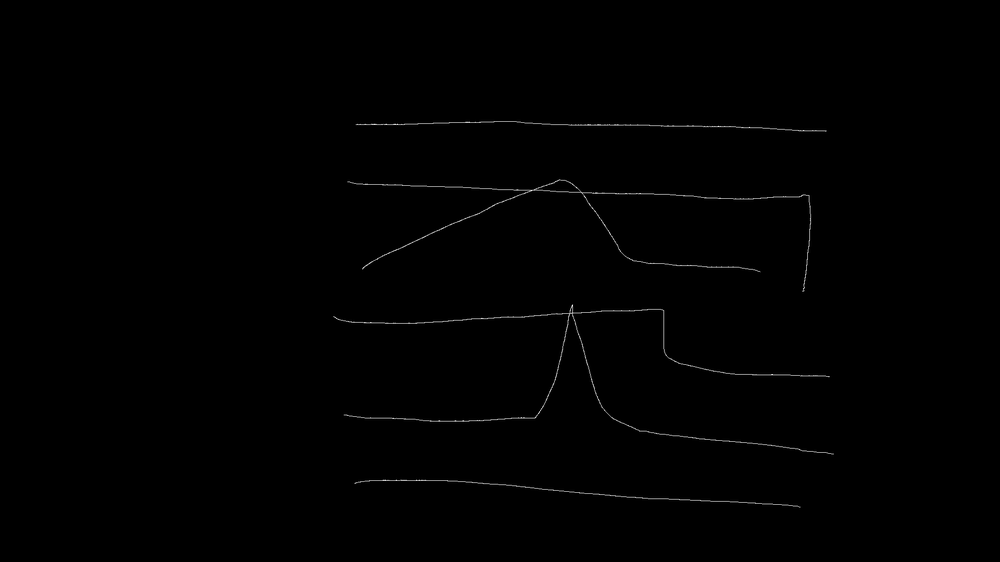
%> input picture Jay_TPS/TPS_課程二/TPS_bounding_box/6297005097746432.tif, 1000 x 562 px, shrunk from 1920 x 1080 before the run
$ octave imreadpic.m   (GNU Octave 9; MATLAB toolbox functions it lacks are replaced by stand-ins)
%> lines starting %> are read from the running program, lines starting %| are printed output that depends on the picture; in (x1, y1, x2, y2) boxes, pixels count from 0 and x2, y2 are one past the last pixel; in counts of white or black regions, pixels touching at a corner belong together; the program's own positions count from 1
clear all;
close all;
clc;
Bounding_box=500;
tif_pic = dir('6297005097746432.tif');
pic=imread(tif_pic(1).name);
%> pic is the input picture: size 562x1000 uint8; min 0, max 248, mean 0.9
pic=double(pic);
%> pic: size 562x1000 double
pic=pic>0;
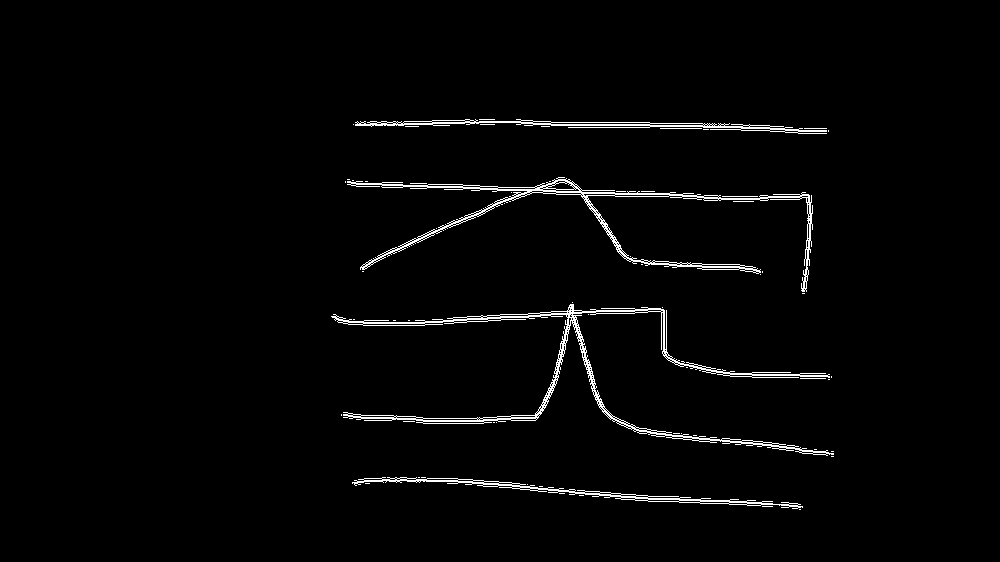
%> pic: size 562x1000 logical; 2.1% white in thin lines or dots, all inside (x1, y1, x2, y2) = (331, 119, 834, 510)
[x,y]=find(pic);
%> x = 11544 values from 120 to 510; y = 11544 values from 332 to 834
xminimum=min(x);            %x取最小座標
%> xminimum = 120
yminimum=min(y);            %y取最小座標
%> yminimum = 332
xmaximum=max(x);            %x取最大座標
%> xmaximum = 510
ymaximum=max(y);            %y取最大座標
%> ymaximum = 834
x=x-xminimum+1;               %所有座標減去最小值,讓圖片可貼在(1,1)上
y=y-yminimum+1;               %所有座標減去最小值,讓圖片可貼在(1,1)上
x_magnification=(Bounding_box-1)/(xmaximum-xminimum); %看ｘ要放大多少倍 -2是為了怕ceil往上加一
%> x_magnification = 1.28
y_magnification=(Bounding_box-1)/(ymaximum-yminimum); %看ｙ要放大多少倍
%> y_magnification = 0.994
x_magnify=ceil(x*x_magnification);    %放大ｘ   用ceil是怕floor座標會有0值
y_magnify =ceil(y*y_magnification);   %放大ｙ

sx=[x_magnify,y_magnify];

[sort_coordinates,ind]=sort(sx(:,1));%排序x軸,並記下index

 for i=1:1:size(sort_coordinates,1)  %排序X軸，並透過索引將y軸對應到對的x軸
     sort_coordinates(i,2)=sx(ind(i,1),2);
 end


 %---------------------改進後的取點---------------------------------------------
 x1=sort_coordinates(:,1);   %把排序好的分別給x軸y軸
 y1=sort_coordinates(:,2);   %把排序好的分別給x軸y軸
 x_lenth=length(sort_coordinates);
%> x_lenth = 11544
 point_distance=x_lenth/300;            %取300點，所有點數/取樣300點，即是每point_distance多少點取一次
%> point_distance = 38.48
 distance=1:point_distance:length(sort_coordinates);   %取點距離
%> distance = 300 values from 1 to 11506.5

 x2=x1(floor(distance));                 %紀錄取完300點的x座標
%> x2 = 300 values from 2 to 497
 y2=y1(floor(distance));                 %紀錄取完300點的y座標
%> y2 = 300 values, max 496 at index 45, min 4 at index 158, mean 256.3

 sx2=[x2,y2];
%> sx2 = 300 rows, first 12: [2 135; 3 113; 3 200; 4 89; 4 167; 4 217; 6 113; 6 152; 6 189; 6 246; 6 284; 7 35]

 figure
 for i=1:1:size(sx2,1)
     plot(sx2(i,2),-sx2(i,1),'o');
     hold on;
 end
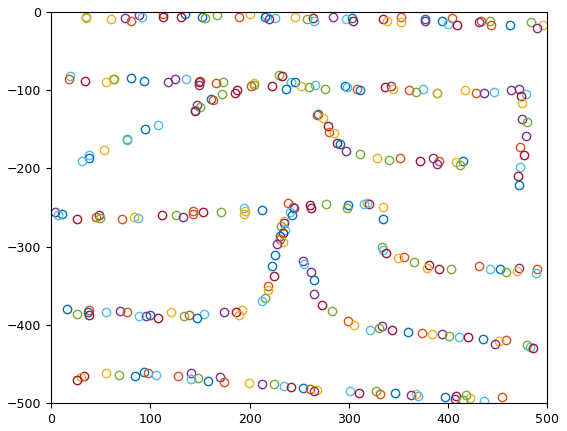
%> figure redrawn from the program's plot data
 %-------------------------------------------------------------------------

 %--------------------改進前的取點---------------------------------------------

    x_lenth=length(x_magnify);
    point_distance=x_lenth/300;            %取300點，所有點數/取樣300點，即是每point_distance多少點取一次
    distance=1:point_distance:length(x);   %取點距離

    x1=x_magnify(floor(distance));                 %紀錄取完300點的x座標
%> x1 = 300 values, max 496 at index 260, min 3 at index 51, mean 233.5
    y1=y_magnify(floor(distance));                 %紀錄取完300點的y座標
%> y1 = 300 values from 1 to 494

    sx=[x1,y1];
%> sx = 300 rows, first 12: [254 1; 259 11; 379 16; 85 20; 258 23; 8 26; 81 28; 85 30; 84 32; 4 34; 381 35; 187 37]
     figure
 for i=1:1:size(sx,1)
     plot(sx(i,2),-sx(i,1),'o');
     hold on;
 end
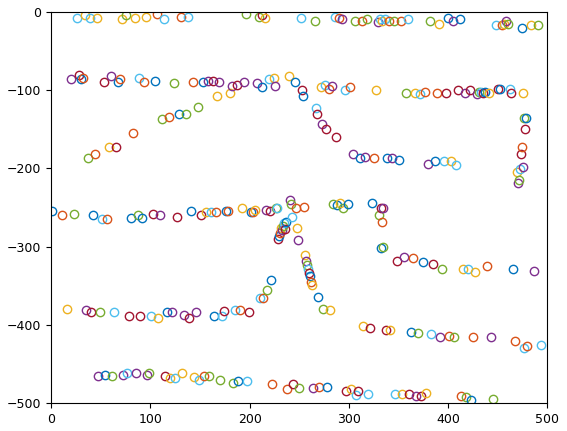
%> figure redrawn from the program's plot data

$ run again, with Jay_TPS/TPS_課程二/TPS_bounding_box/5086100271923200.tif copied over Jay_TPS/TPS_課程二/TPS_bounding_box/6297005097746432.tif
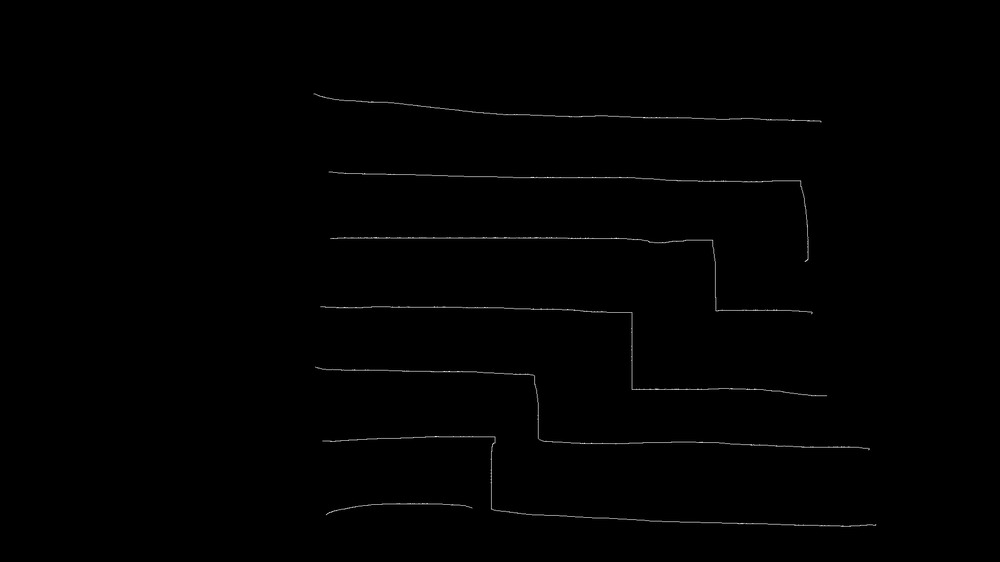
%> input picture Jay_TPS/TPS_課程二/TPS_bounding_box/5086100271923200.tif, 1000 x 562 px, shrunk from 1920 x 1080 before the run
%> pic is the input picture: size 562x1000 uint8; min 0, max 234, mean 1.1
%> `pic=pic>0;`:
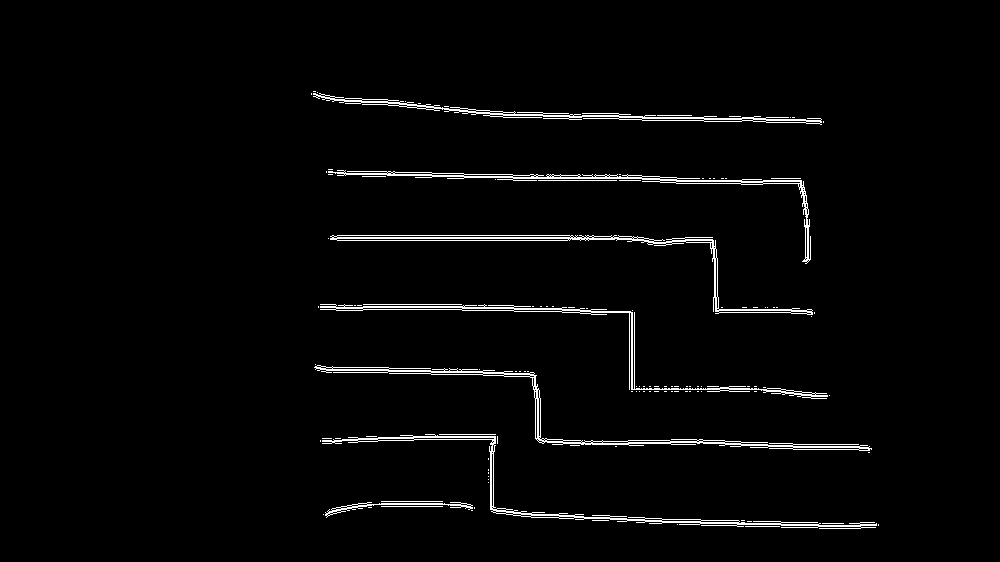
%> pic: size 562x1000 logical; 2.4% white in thin lines or dots, all inside (x1, y1, x2, y2) = (311, 91, 879, 529)
%> x = 13326 values from 92 to 529; y = 13326 values from 312 to 879
%> xminimum = 92
%> yminimum = 312
%> xmaximum = 529
%> ymaximum = 879
%> x_magnification = 1.14
%> y_magnification = 0.88
%> x_lenth = 13326
%> point_distance = 44.42
%> distance = 300 values from 1 to 13282.6
%> x2 = 300 values from 2 to 499
%> y2 = 300 values, max 496 at index 300, min 3 at index 1, mean 236
%> sx2 = 300 rows, first 12: [2 3; 7 22; 10 41; 11 65; 12 75; 13 65; 14 71; 15 79; 16 86; 18 102; 20 93; 21 116]
%> x1 = 300 values, max 499 at index 275, min 4 at index 1, mean 268.5
%> y1 = 300 values from 1 to 492
%> sx = 300 rows, first 12: [4 1; 7 8; 401 11; 321 14; 401 15; 320 17; 169 19; 485 20; 480 22; 401 23; 248 25; 11 27]
%> after the loop `for i=1:1:size(sx,1)`:
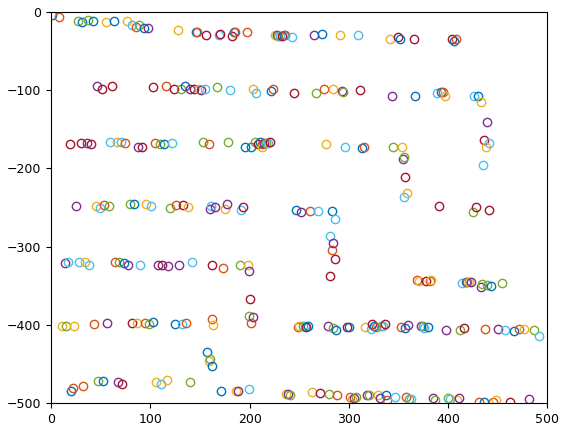
%> figure redrawn from the program's plot data
